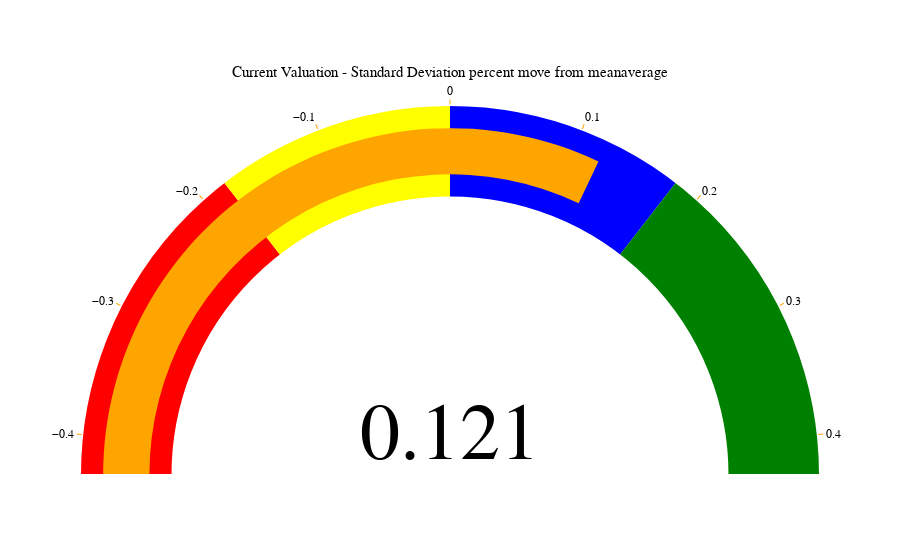

This figure's notebook cell:
### Code cell
import plotly.graph_objects as go

fig = go.Figure(go.Indicator(
    mode = "gauge+number",
    title = {'text': "Current Valuation - Standard Deviation percent move from meanaverage", 'font': {'size': 15}},
    value = df['move%'].iloc[-1],
    domain = {'x': [0,1], 'y': [0,1]},
    gauge = {
        'axis': {'range': [-0.43, 0.43], 'tickwidth': 1, 'tickcolor': "orange"},
        'bar': {'color': "orange"},
        'bgcolor': "white",
        'borderwidth': 2,
        'bordercolor': "white",
        'steps': [
            {'range': [-0.43, -0.18], 'color': 'red'},
            {'range': [-0.18, 0], 'color': 'yellow'},
            {'range': [0, 0.18], 'color': 'blue'},
            {'range': [0.18,0.43], 'color': 'green'}],
        }))

fig.update_layout(
    font={'color': "black", 'family': "Arial"},
    xaxis={'showgrid': False, 'range':[-1,1]},
    yaxis={'showgrid': False, 'range':[0,1.11]},
    plot_bgcolor='rgba(0,0,0,0)'
    )


# Set the visibility ON
fig.update_yaxes(title='', visible=True, showticklabels=False)
# Set the visibility OFF
fig.update_xaxes(title='x', visible=False, showticklabels=False)

fig.show()
fig.write_html("../static/valuation.html")

### Figure 1 — Plotly figure (JSON) as saved in the notebook; plotly's stock layout.template omitted (floating-point values rounded to 4 significant figures)
{"data": [{"domain": {"x": [0, 1], "y": [0, 1]}, "gauge": {"axis": {"range": [-0.43, 0.43], "tickcolor": "orange", "tickwidth": 1}, "bar": {"color": "orange"}, "bgcolor": "white", "bordercolor": "white", "borderwidth": 2, "steps": [{"color": "red", "range": [-0.43, -0.18]}, {"color": "yellow", "range": [-0.18, 0]}, {"color": "blue", "range": [0, 0.18]}, {"color": "green", "range": [0.18, 0.43]}]}, "mode": "gauge+number", "title": {"font": {"size": 15}, "text": "Current Valuation - Standard Deviation percent move from meanaverage"}, "type": "indicator", "value": 0.1211}], "layout": {"font": {"color": "black", "family": "Arial"}, "plot_bgcolor": "rgba(0,0,0,0)", "xaxis": {"range": [-1, 1], "showgrid": false, "showticklabels": false, "title": {"text": "x"}, "visible": false}, "yaxis": {"range": [0, 1.11], "showgrid": false, "showticklabels": false, "title": {"text": ""}, "visible": true}}}
